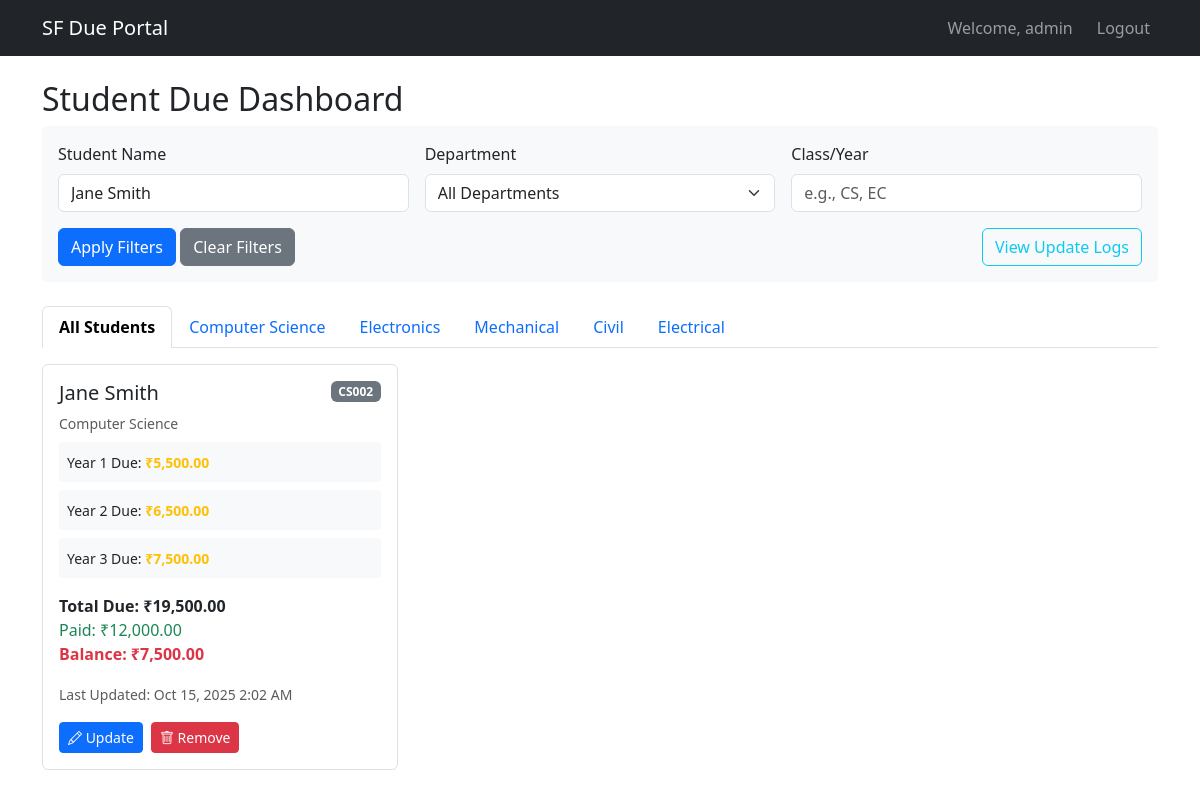
/dashboard.php?name=Jane Smith (signed in), run on the app's committed database.
### tables this page shows
CREATE TABLE departments (
    id INT AUTO_INCREMENT PRIMARY KEY,
    name VARCHAR(255) NOT NULL
);

CREATE TABLE students (
    id INT AUTO_INCREMENT PRIMARY KEY,
    name VARCHAR(255) NOT NULL,
    roll_no VARCHAR(50) NOT NULL,
    dept_id INT NOT NULL,
    year1_due DECIMAL(10,2) DEFAULT 0,
    year2_due DECIMAL(10,2) DEFAULT 0,
    year3_due DECIMAL(10,2) DEFAULT 0,
    total_due DECIMAL(10,2) DEFAULT 0,
    paid DECIMAL(10,2) DEFAULT 0,
    balance DECIMAL(10,2) DEFAULT 0,
    last_updated TIMESTAMP DEFAULT CURRENT_TIMESTAMP ON UPDATE CURRENT_TIMESTAMP,
    hidden BOOLEAN DEFAULT FALSE
);

### dashboard.php (the view, shortened to what this page needs)
<?php
include 'config.php';
$departments = [];
$sql = "SELECT * FROM departments";
if($stmt = $pdo->prepare($sql)){
    if($stmt->execute()){
        $departments = $stmt->fetchAll(PDO::FETCH_ASSOC);
    }
}
$name_filter = isset($_GET['name']) ? $_GET['name'] : '';
$class_filter = isset($_GET['class']) ? $_GET['class'] : '';
$sql = "SELECT s.*, d.name as dept_name FROM students s
        JOIN departments d ON s.dept_id = d.id
        WHERE s.hidden = 0";
$params = [];
if(!empty($name_filter)) {
    $sql .= " AND s.name LIKE :name";
    $params[':name'] = '%' . $name_filter . '%';
}
$sql .= " ORDER BY s.dept_id, s.roll_no";
$students = [];
if($stmt = $pdo->prepare($sql)){
    foreach($params as $key => $value) {
        $stmt->bindValue($key, $value);
    }
    if($stmt->execute()){
        $students = $stmt->fetchAll(PDO::FETCH_ASSOC);
    }
}
?>
<!DOCTYPE html>
<html lang="en">
<head>
    <link href="https://cdn.jsdelivr.net/npm/bootstrap@5.3.0/dist/css/bootstrap.min.css" rel="stylesheet">
    <link rel="stylesheet" href="https://cdn.jsdelivr.net/npm/bootstrap-icons@1.10.0/font/bootstrap-icons.css">
</head>
<body>
    <nav class="navbar navbar-expand-lg navbar-dark bg-dark">
        <div class="container">
            <a class="navbar-brand" href="#">SF Due Portal</a>
            <div class="navbar-nav ms-auto">
                <span class="navbar-text me-3">
                    Welcome, <?php echo htmlspecialchars($_SESSION["username"]); ?>
                </span>
                <a class="nav-link" href="logout.php">Logout</a>
            </div>
        </div>
    </nav>
    <div class="container mt-4">
        <div class="row">
            <div class="col-12">
                <h2>Student Due Dashboard</h2>
                <div class="filter-section">
                    <form method="GET" action="">
                        <div class="row g-3">
                            <div class="col-md-4">
                                <label for="name" class="form-label">Student Name</label>
                                <input type="text" class="form-control" id="name" name="name" value="<?php echo htmlspecialchars($name_filter); ?>" placeholder="Search by name">
                            </div>
                            <div class="col-md-4">
                                <label for="department" class="form-label">Department</label>
                                <select class="form-select" id="department" name="department">
                                    <option value="">All Departments</option>
                                </select>
                            </div>
                            <div class="col-md-4">
                                <label for="class" class="form-label">Class/Year</label>
                                <input type="text" class="form-control" id="class" name="class" value="<?php echo htmlspecialchars($class_filter); ?>" placeholder="e.g., CS, EC">
                            </div>
                            <div class="col-12">
                                <button type="submit" class="btn btn-primary">Apply Filters</button>
                                <a href="dashboard.php" class="btn btn-secondary">Clear Filters</a>
                                <a href="logs.php" class="btn btn-outline-info float-end">View Update Logs</a>
                            </div>
                        </div>
                    </form>
                </div>
                <ul class="nav nav-tabs" id="deptTabs" role="tablist">
                    <li class="nav-item" role="presentation">
                        <button class="nav-link active" id="all-tab" data-bs-toggle="tab" data-bs-target="#all" type="button" role="tab">All Students</button>
                    </li>
                    <?php foreach($departments as $dept): ?>
                    <li class="nav-item" role="presentation">
                        <button class="nav-link" id="<?php echo strtolower(str_replace(' ', '-', $dept['name'])); ?>-tab"
                                data-bs-toggle="tab"
                                data-bs-target="#<?php echo strtolower(str_replace(' ', '-', $dept['name'])); ?>"
                                type="button" role="tab">
                            <?php echo htmlspecialchars($dept['name']); ?>
                        </button>
                    </li>
                    <?php endforeach; ?>
                </ul>
                <div class="tab-content mt-3" id="deptTabContent">
                    <div class="tab-pane fade show active" id="all" role="tabpanel">
                        <div class="row" id="students-container">
                            <?php if(empty($students)): ?>
                                <div class="col-12">
                                    <div class="alert alert-info">No students found matching your criteria.</div>
                                </div>
                            <?php else: ?>
                                <?php foreach($students as $student): ?>
                                    <div class="col-md-6 col-lg-4 mb-3" data-dept="<?php echo $student['dept_id']; ?>">
                                        <?php include 'student_card.php'; ?>
                                    </div>
                                <?php endforeach; ?>
                            <?php endif; ?>
                        </div>
                    </div>
                    <?php foreach($departments as $dept): ?>
                            <?php
                            $dept_students = array_filter($students, function($s) use ($dept) {
                                return $s['dept_id'] == $dept['id'];
                            });
                            ?>
                            <?php if(empty($dept_students)): ?>
                                <div class="col-12">
                                    <div class="alert alert-info">No students found in this department.</div>
                                </div>
                            <?php else: ?>
                                <?php foreach($dept_students as $student): ?>
                                        <?php include 'student_card.php'; ?>
                                <?php endforeach; ?>
                            <?php endif; ?>
                    <?php endforeach; ?>
                </div>
            </div>
        </div>
    </div>
</body>
</html>

### student_card.php
<?php
$total_due = $student['year1_due'] + $student['year2_due'] + $student['year3_due'];
$balance = $total_due - $student['paid'];
?>
<div class="student-card">
    <div class="d-flex justify-content-between align-items-start mb-2">
        <h5 class="card-title mb-0"><?php echo htmlspecialchars($student['name']); ?></h5>
        <span class="badge bg-secondary"><?php echo htmlspecialchars($student['roll_no']); ?></span>
    </div>
    <p class="text-muted small mb-2"><?php echo htmlspecialchars($student['dept_name']); ?></p>
    <div class="year-due">
        <small>Year 1 Due: <span class="due-amount text-warning">₹<?php echo number_format($student['year1_due'], 2); ?></span></small>
    </div>
    <div class="year-due">
        <small>Year 2 Due: <span class="due-amount text-warning">₹<?php echo number_format($student['year2_due'], 2); ?></span></small>
    </div>
    <div class="year-due">
        <small>Year 3 Due: <span class="due-amount text-warning">₹<?php echo number_format($student['year3_due'], 2); ?></span></small>
    </div>
    <div class="d-flex justify-content-between mt-3">
        <div>
            <div class="fw-bold">Total Due: ₹<?php echo number_format($total_due, 2); ?></div>
            <div class="text-success">Paid: ₹<?php echo number_format($student['paid'], 2); ?></div>
            <div class="text-danger fw-bold">Balance: ₹<?php echo number_format($balance, 2); ?></div>
        </div>
    </div>
    <div class="mt-3">
        <small class="text-muted">Last Updated: <?php echo date('M j, Y g:i A', strtotime($student['last_updated'])); ?></small>
    </div>
    <div class="mt-3 d-flex gap-2">
        <button class="btn btn-sm btn-primary update-student-btn"
                data-id="<?php echo $student['id']; ?>"
                data-name="<?php echo htmlspecialchars($student['name']); ?>"
                data-roll_no="<?php echo htmlspecialchars($student['roll_no']); ?>"
                data-dept_id="<?php echo $student['dept_id']; ?>"
                data-year1_due="<?php echo $student['year1_due']; ?>"
                data-year2_due="<?php echo $student['year2_due']; ?>"
                data-year3_due="<?php echo $student['year3_due']; ?>"
                data-paid="<?php echo $student['paid']; ?>">
            <i class="bi bi-pencil"></i> Update
        </button>
        <button class="btn btn-sm btn-danger remove-student-btn" data-id="<?php echo $student['id']; ?>">
            <i class="bi bi-trash"></i> Remove
        </button>
    </div>
</div>

### dashboard.php (style rules this page uses)
.student-card { border: 1px solid #dee2e6; border-radius: 0.375rem; padding: 1rem; margin-bottom: 1rem; transition: all 0.3s ease; }
.due-amount { font-weight: bold; }
.year-due { background-color: #f8f9fa; padding: 0.5rem; border-radius: 0.25rem; margin-bottom: 0.5rem; }
.nav-tabs .nav-link.active { font-weight: bold; }
.filter-section { background-color: #f8f9fa; padding: 1rem; border-radius: 0.375rem; margin-bottom: 1.5rem; }

### data on the page
departments: name "Computer Science"
departments: name "Electronics"
departments: name "Mechanical"
departments: name "Civil"
departments: name "Electrical"
students: name "Jane Smith", roll_no "CS002", departments.name "Computer Science", year1_due "5,500.00", year2_due "6,500.00", year3_due "7,500.00", total_due "19,500.00", paid "12,000.00", balance "7,500.00", last_updated "Oct 15, 2025 2:02 AM"

### other printed values
$_SESSION["username"] "admin"
